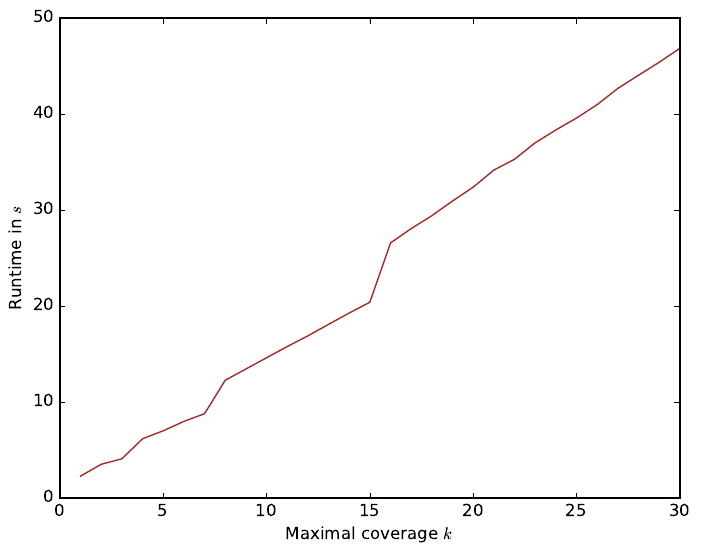

Recreate this plot in Python.
#!/usr/bin/env python
# -*- coding: utf-8 -*-

import matplotlib.pyplot as plt
import numpy as np

x = np.arange(1, 31, 1)
y = [2.284,3.521,4.090,6.174,7.009,7.988,8.786,12.269,13.443,14.616,15.783,16.898,18.094,19.274,20.407,26.577,28.070,29.414,30.947,32.385,34.167,35.288,37.013,38.345,39.589,40.986,42.677,44.047,45.399,46.85]

x = x[0 : len(y)]

plt.plot(x, y, color="brown")
plt.xlabel('Maximal coverage $k$')
plt.ylabel('Runtime in $s$')
plt.savefig("runtime_stats.pdf", bbox_inches='tight', format="pdf")
plt.close()
